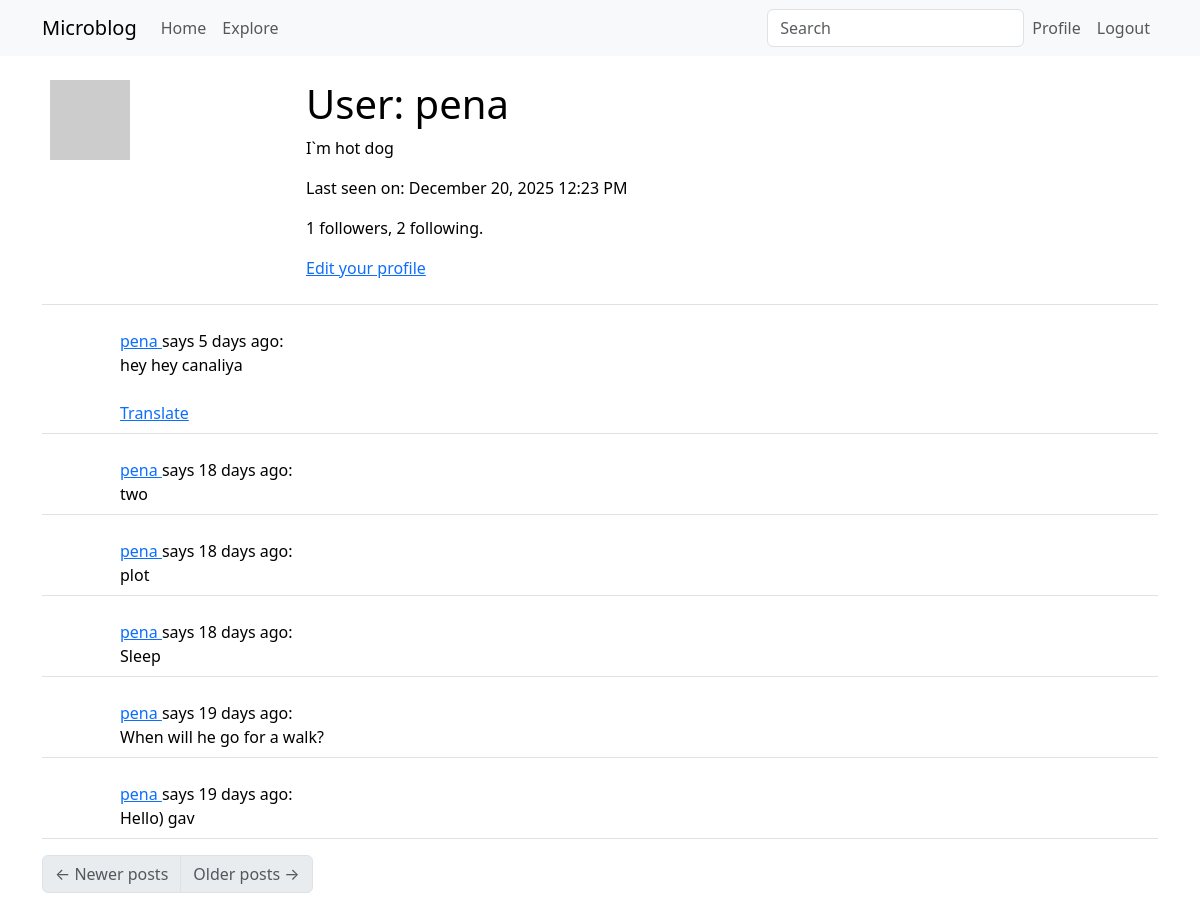
Before: /user/pena (signed in) with the older database file.
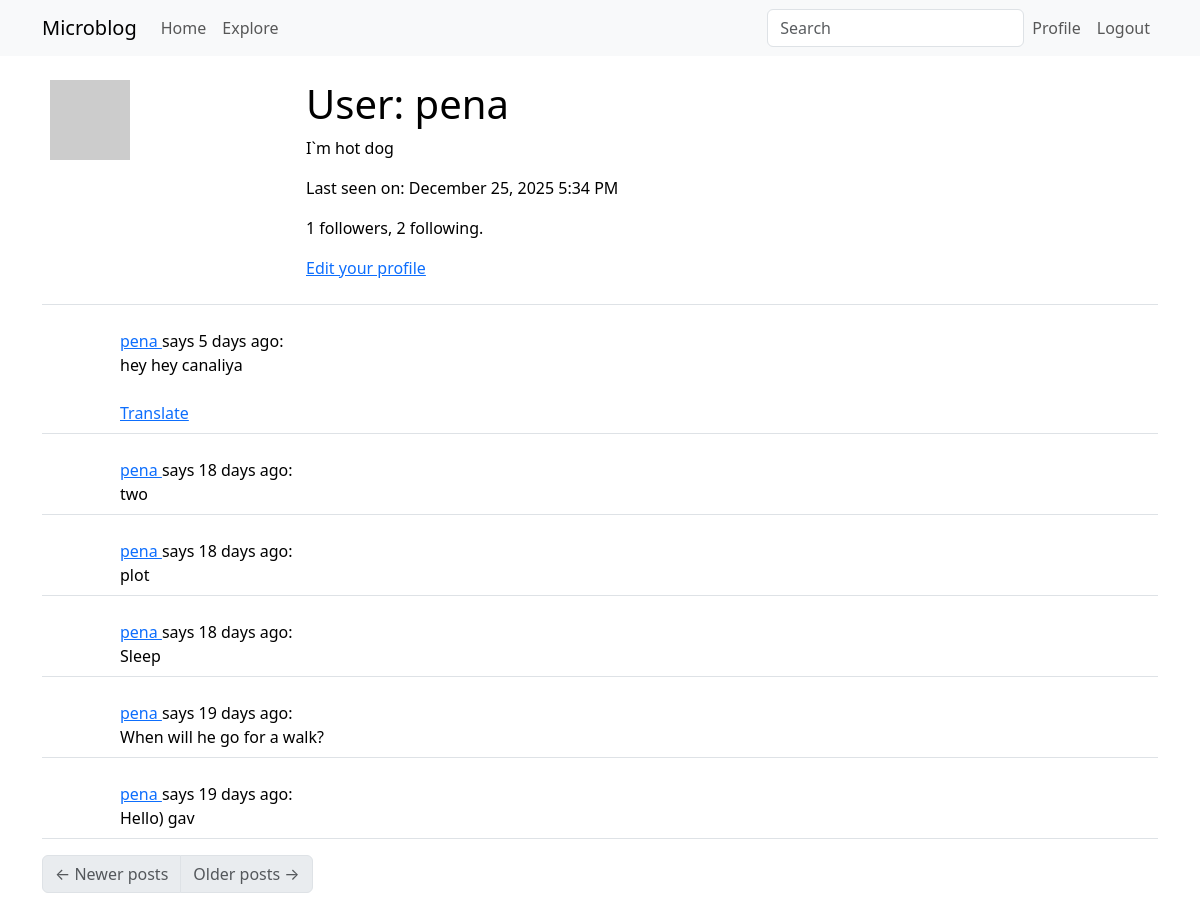
After: the same page with the newer database file.
### app/models.py (models this page shows, shortened)
class User(UserMixin, db.Model):
    id: so.Mapped[int] = so.mapped_column(primary_key=True)
    username: so.Mapped[str] = so.mapped_column(
        sa.String(64),
        index=True,
        unique=True,
    )
    email: so.Mapped[str] = so.mapped_column(
        sa.String(120),
        index=True,
        unique=True,
    )
    password_hash: so.Mapped[Optional[str]] = so.mapped_column(sa.String(260))
    about_me: so.Mapped[Optional[str]] = so.mapped_column(sa.String(200))
    last_seen: so.Mapped[Optional[datetime]] = so.mapped_column(
        default=lambda: datetime.now(timezone.utc)
    )
    posts: so.WriteOnlyMapped["Post"] = so.relationship(back_populates="author")
    following: so.WriteOnlyMapped["User"] = so.relationship(
        secondary=followers,
        primaryjoin=(followers.c.follower_id == id),
        secondaryjoin=(followers.c.followed_id == id),
        back_populates="followers",
    )
    followers: so.WriteOnlyMapped["User"] = so.relationship(
        secondary=followers,
        primaryjoin=(followers.c.followed_id == id),
        secondaryjoin=(followers.c.follower_id == id),
        back_populates="following",
    )
    def avatar(self, size):
        digest = md5(self.email.lower().encode("utf-8")).hexdigest()
        return f"https://www.gravatar.com/avatar/{digest}?d=identicon&s={size}"
    def followers_count(self):
        query = sa.select(sa.func.count()).select_from(self.followers.select().subquery())
        return db.session.scalar(query)
    def following_count(self):
        query = sa.select(sa.func.count()).select_from(self.following.select().subquery())
        return db.session.scalar(query)

### app/main/routes.py (the view)
@bp.route("/user/<username>")
@login_required
def user(username):
    user = db.first_or_404(sa.select(User).where(User.username == username))
    page = request.args.get("page", 1, type=int)
    query = user.posts.select().order_by(Post.timestamp.desc())
    posts = db.paginate(
        query,
        page=page,
        per_page=current_app.config["POSTS_PER_PAGE"],
        error_out=False,
    )
    next_url = (
        url_for(
            "main.user",
            username=user.username,
            page=posts.next_num,
        )
        if posts.has_next
        else None
    )
    prev_url = (
        url_for(
            "main.user",
            username=user.username,
            page=posts.prev_num,
        )
        if posts.has_prev
        else None
    )
    form = EmptyForm()
    return render_template(
        "user.html",
        user=user,
        posts=posts.items,
        next_url=next_url,
        prev_url=prev_url,
        form=form,
    )

### app/main/forms.py
class SearchForm(FlaskForm):
    q = StringField("Search", validators=[DataRequired()])
    def __init__(self, *args, **kwargs):
        if "formdata" not in kwargs:
            kwargs["formdata"] = request.args
        if "meta" not in kwargs:
            kwargs["meta"] = {"csrf": False}
        super().__init__(*args, **kwargs)

class EmptyForm(FlaskForm):
    submit = SubmitField("Submit")

### app/__init__.py (called while the page is built)
def get_locale():
    return request.accept_languages.best_match(current_app.config["LANGUAGES"])

### app/main/routes.py (called while the page is built)
@bp.before_request
def before_request():
    if current_user.is_authenticated:
        current_user.last_seen = datetime.now(timezone.utc)
        db.session.commit()
        g.search_form = SearchForm()
    g.locale = str(get_locale())

### app/models.py (called while the page is built)
@login.user_loader
def load_user(id: str | int) -> "User":
    return db.session.get(User, int(id))

    @classmethod
    def before_commit(cls, session):
        session._changes = {
            "add": list(session.new),
            "update": list(session.dirty),
            "delete": list(session.deleted),
        }

### app/templates/user.html (shortened to what this page needs)
{% extends "base.html" %} {% block content %}
<table class="table table-hover">
  <tr>
    <td width="256px"><img src="{{ user.avatar(256) }}" /></td>
    <td>
      <h1>User: {{ user.username }}</h1>
      {% if user.about_me %}
      <p>{{ user.about_me }}</p>
      {% endif %} {% if user.last_seen %}
      <p>Last seen on: {{ moment(user.last_seen).format('LLL') }}</p>
      {% endif %}
      <p>
        {{ user.followers_count() }} followers, {{ user.following_count() }}
        following.
      </p>
      {% if user == current_user %}
      <p><a href="{{ url_for('main.edit_profile') }}">Edit your profile</a></p>
      {% endif %}
    </td>
  </tr>
</table>
{% for post in posts %} {% include '_post.html' %} {% endfor %}
<nav aria-label="Post navigation">
  <ul class="pagination">
    <li class="page-item{% if not prev_url %} disabled{% endif %}">
      <a class="page-link" href="{{ prev_url }}">
        <span aria-hidden="true">&larr;</span> Newer posts
      </a>
    </li>
    <li class="page-item{% if not next_url %} disabled{% endif %}">
      <a class="page-link" href="{{ next_url }}">
        Older posts <span aria-hidden="true">&rarr;</span>
      </a>
    </li>
  </ul>
</nav>
{% endblock %}

Changed rows visible on the page:
changed User "pena": last_seen "December 20, 2025 12:23 PM" → "December 25, 2025 5:34 PM"
